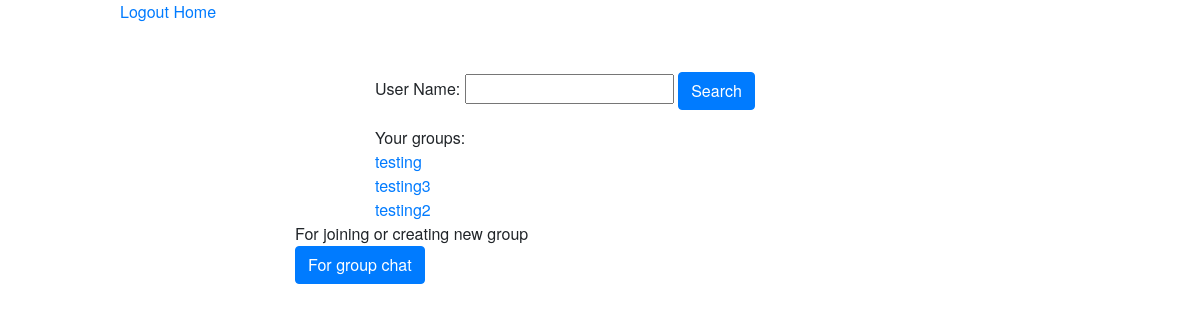
Screenshot of /chatapp/ (signed in) with the database file from the repository.
### chatapp/models.py (models this page shows, shortened)
class Group(models.Model):
    group_name = models.CharField(max_length=20, unique=True)
    members = models.ManyToManyField(User, related_name='group_members')
    group_code = models.CharField(max_length=100)
    max_group_size = models.IntegerField(default=5)
    admin = models.CharField(default='uditg', max_length=50)

### chatapp/views.py (the view, shortened to what this page needs)
# urls.py: path('', views.HomeView.as_view(), name='home'),
@method_decorator(login_required, name='dispatch')
class HomeView(View):
    def get(self, request):
        form = UserSearchForm()
        user_groups = request.user.group_members.all()
        return render(request, 'chatapp/home.html', {'form': form, 'user_groups': user_groups})

### chatapp/forms.py
class UserSearchForm(forms.Form):
    username = forms.CharField(label="User Name", max_length=50)

### chatapp/templates/chatapp/home.html (shortened to what this page needs)
{%extends 'chatapp/base.html'%}
{%block content%}
<div class="container" id="form_container">
    <div class="row">
        <div class="col-sm-3 "></div>
        <div class="col-sm">
            <form method="post" action="{% url 'chatapp:home' %}" class="d-flex-row">
                {% for field in form%}
                    <span class="form-group ">
                        {{ field.label_tag }}
                        <span class=" w-100 ">
                            {{ field }}
                        </span>
                    </span>
                {%endfor%}
                <input type="submit" class="btn btn-primary" value="Search">
            </form>
        </div>
    </div>
    <div class="row">
        <div class="col-sm-3"></div>
        <div class="col-sm">
            Your groups:
            {%for user_group in user_groups%}
                <div>
                    <a href="{%url 'chatapp:group_chat_messages' user_group.group_name user.id%}">
                        {{user_group.group_name}}
                    </a>
                </div>
            {%endfor%}
        </div>
        <div class="col-sm-3"></div>
    </div>
    <div class="row">
        <div class="col-sm"></div>
        <div class="col-sm-8">For joining or creating new group</div>
        <div class="col-sm"></div>
    </div>
    <div class="row">
        <div class="col-sm"></div>
        <div class="col-sm-8">
            <form method="get" action="{%url 'chatapp:group_chat'%}">
                <input type="submit" class="btn btn-primary" value="For group chat">
            </form>
        </div>
        <div class="col-sm"></div>
    </div>
</div>
{%endblock content%}

### chatapp/static/chatapp/css/stylesheet.css (style rules this page uses)
body { font-family: "HelveticaNeue-Light", "Helvetica Neue Light", "Helvetica Neue", Helvetica, Arial, "Lucida Grande", sans-serif; font-weight: 300; }
#form_container { padding-top:5%; }

### rows the page displays
Group: group_name "testing"
Group: group_name "testing3"
Group: group_name "testing2"

### other values shown
{{ field.label_tag }} "User Name:"
